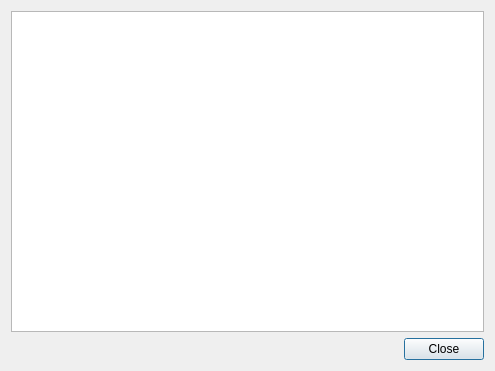
<?xml version="1.0" encoding="UTF-8"?>
<ui version="4.0">
 <class>PropertiesDialog</class>
 <widget class="QDialog" name="PropertiesDialog">
  <property name="geometry">
   <rect>
    <x>0</x>
    <y>0</y>
    <width>495</width>
    <height>371</height>
   </rect>
  </property>
  <property name="windowTitle">
   <string>Properties</string>
  </property>
  <layout class="QVBoxLayout" name="verticalLayout">
   <item>
    <widget class="QTextBrowser" name="textBrowser"/>
   </item>
   <item>
    <widget class="QDialogButtonBox" name="buttonBox">
     <property name="orientation">
      <enum>Qt::Horizontal</enum>
     </property>
     <property name="standardButtons">
      <set>QDialogButtonBox::Close</set>
     </property>
    </widget>
   </item>
  </layout>
 </widget>
 <resources/>
 <connections>
  <connection>
   <sender>buttonBox</sender>
   <signal>accepted()</signal>
   <receiver>PropertiesDialog</receiver>
   <slot>accept()</slot>
   <hints>
    <hint type="sourcelabel">
     <x>248</x>
     <y>254</y>
    </hint>
    <hint type="destinationlabel">
     <x>157</x>
     <y>274</y>
    </hint>
   </hints>
  </connection>
  <connection>
   <sender>buttonBox</sender>
   <signal>rejected()</signal>
   <receiver>PropertiesDialog</receiver>
   <slot>reject()</slot>
   <hints>
    <hint type="sourcelabel">
     <x>316</x>
     <y>260</y>
    </hint>
    <hint type="destinationlabel">
     <x>286</x>
     <y>274</y>
    </hint>
   </hints>
  </connection>
 </connections>
</ui>
